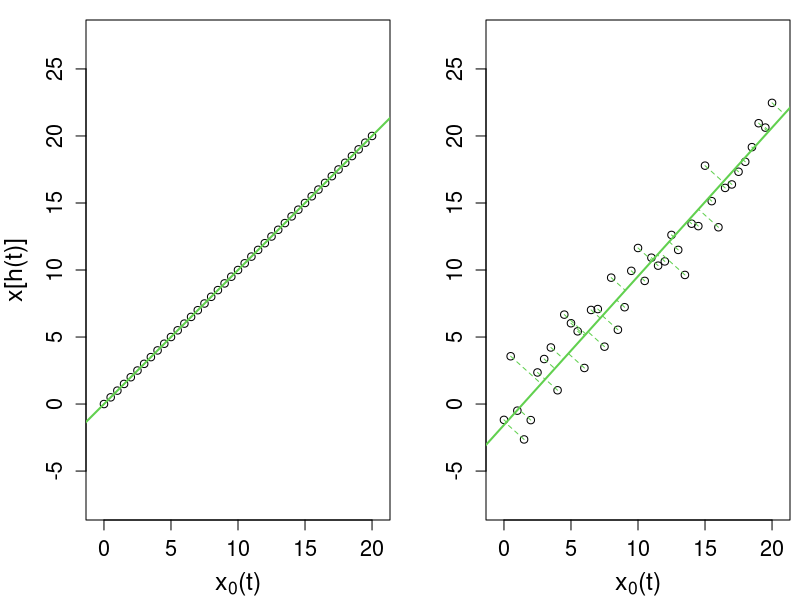

The R script that drew this image:

straight = cbind(seq(0,20,0.5),seq(0,20,0.5)) #a simulation of points in a line with gradient 1 (the points shown on the left of figure 5.5)
wiggly = cbind(seq(0,20,0.5),seq(0,20,0.5) + c(rnorm(41,0,2))) #adding some random error to these points to produce the set of points seen on the right of figure 5.5

plot2d.pca<-function(Z,add.proj=FALSE,...){ #this function plots the first principal component (2D) of a data matrix for two variables
  
  #"add.proj = FALSE" is a reference to part of the function, defined later,
  #which we may or may not want to call.
  #The dots mean any graphics parameters we enter when calling the function
  #will be passed along to the plot function.
  #Z will be the data set we are generating PCs for
  
  
  n<-dim(Z)[1]
  plot(Z,...)
  eigen.var<-eigen(var(Z))
  
  #Note that eigen() finds both eigenvectors and eigenvalues, hence subscript use below
  
  gamma1<-eigen.var[[2]][,1]
  lambda1<-eigen.var[[1]][1]
  pcline1a<-colMeans(Z)-2*sqrt(lambda1)*gamma1
  pcline1b<-colMeans(Z)+2*sqrt(lambda1)*gamma1
  
  #Here we are making an arbitrary decision
  #to draw lines with a length of four SDs of projected data
  
  segments(pcline1a[1],pcline1a[2],pcline1b[1],pcline1b[2],col=3,lwd=2)
  if(add.proj){
    t1<-t(gamma1)%*%(t(Z)-colMeans(Z))  
    for(i in 1:n){
      segments(Z[i,1],Z[i,2],colMeans(Z)[1]+t1[i]*gamma1[1],colMeans(Z)[2]+t1[i]*gamma1[2],col=3,lty=2)  
    }
  }
}

#this remaining code runs the pca plot function on the two simulated data sets at the top of this file. Producing figure 5.5
jpeg("continuous registration pca example.jpeg", units = "in", width = 9, height = 4, res = 400)
par(cex.axis=1.3,cex.lab=1.5,mfrow=c(1,2),mar = c(4,4.3,1,0.5))
plot2d.pca(straight,add.proj=TRUE,asp=1,xlim=c(-0.5,20.5),ylim=c(-1,21),xlab=expression("x"[0]*"(t)"),ylab="x[h(t)]")
plot2d.pca(wiggly,add.proj=TRUE,asp=1,xlim=c(-0.5,20.5),ylim=c(-1,21),xlab=expression("x"[0]*"(t)"),ylab="")
dev.off()

